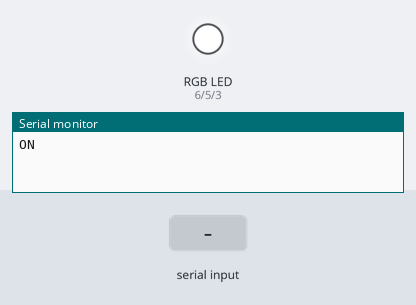
This sketch was run on a simulated Arduino Uno, built with avr-gcc and run on an emulated ATmega328P. On the bench: an RGB LED mixed from three pins (HIGH = lit), the last lines printed to the serial monitor. The inputs (shaded band) are chosen by the test bench. Dim RGB values are drawn brighter than linear; EEPROM starts erased.

Above: at 1.2 s.
1.3 s: "90,45\n" received over Serial
At 2.5 s:
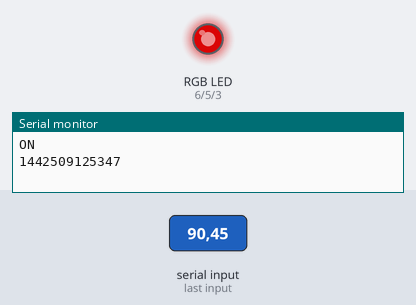
2.9 s: "90\n" received over the second serial link
At 3.9 s:
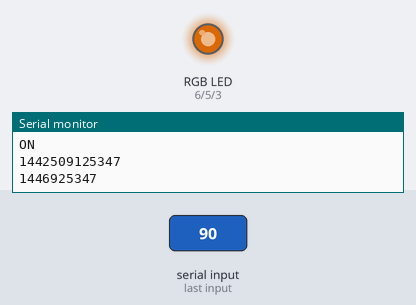
4.4 s: "200\n" received over Serial
At 5.3 s:
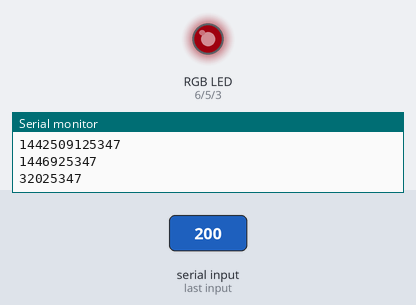
5.9 s: "90\n" received over Serial
At 6.8 s:
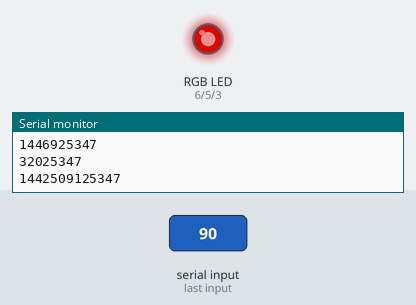
7.4 s: "200\n" received over the second serial link
At 8.2 s:
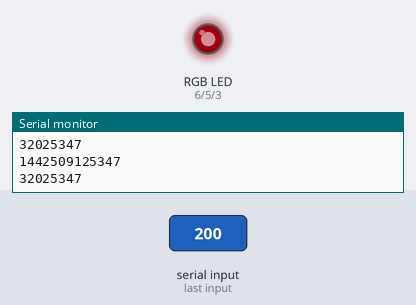
Timing chart, 0 to 9.9 s (numbered marks = the images above; inputs shaded):
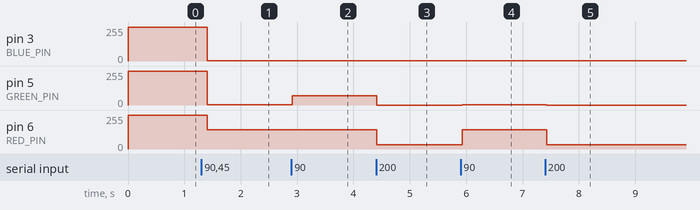

Measured:
- after the input at 1.3 s, pin 3 (BLUE_PIN), pin 5 (GREEN_PIN): 255/255 → 3/255 after 0.10 s; pin 6 (RED_PIN): 255/255 → 144/255 after 0.10 s
- after the input at 2.9 s, pin 5 (GREEN_PIN): 3/255 → 69/255 at once
- after the input at 4.4 s, pin 5 (GREEN_PIN): 69/255 → 0/255 at once; pin 6 (RED_PIN): 144/255 → 32/255 at once
- after the input at 5.9 s, pin 5 (GREEN_PIN): 0/255 → 3/255 at once; pin 6 (RED_PIN): 32/255 → 144/255 at once
- after the input at 7.4 s, pin 5 (GREEN_PIN): 3/255 → 0/255 at once; pin 6 (RED_PIN): 144/255 → 32/255 at once

The sketch:

sketch_jun11b.ino
```cpp
#include <SoftwareSerial.h>
#include <EEPROM.h>
#define BL_RX_PIN 8
#define BL_TX_PIN 9
#define BLUE_PIN 3
#define GREEN_PIN 5
#define RED_PIN 6
#define MAX_DATA_SIZE 8 //16 bytes

int byteIndex = 0;
char inputBuffer[MAX_DATA_SIZE];

char redValue = 0;
char greenValue = 0;
char blueValue = 0;

SoftwareSerial MyBlue(BL_RX_PIN, BL_RX_PIN); // RX | TX

void readBluetoothData()
{
  if( MyBlue.available() > 0 )
  {
     while(MyBlue.available() > 0)
     {
        inputBuffer[byteIndex] = MyBlue.read();
        byteIndex++;
     }
     hexToRGB(inputBuffer);
     writeColor();
     //printReceivedData();
     writeColorEEPROM();
  }
  byteIndex = 0;
}

void writeColorEEPROM() {
   EEPROM.write(0, redValue);
   EEPROM.write(1, greenValue);
   EEPROM.write(2, blueValue);
}

void readColorEEPROM() {
   redValue = EEPROM.read(0);
   greenValue = EEPROM.read(1);
   blueValue = EEPROM.read(2);
}

void readSerialData()
{
  if( Serial.available() > 0)
  {
     clearInputBuffer();
     while(Serial.available() > 0)
     {
        inputBuffer[byteIndex] = Serial.read();
        byteIndex++;
     }
     hexToRGB(inputBuffer);
     writeColor();
     //printReceivedData();
     writeColorEEPROM();
  }
  byteIndex = 0;
}

void hexToRGB(char *hex) {

int r, g, b;
sscanf(hex, "%02x%02x%02x", &r, &g, &b);


  redValue =  r;
  greenValue =  g;
  blueValue = b;

  Serial.print((int)r);
  Serial.print((int)g);
  Serial.println((int)b);
}

void writeColor() {
  analogWrite(RED_PIN, redValue);
  analogWrite(GREEN_PIN, greenValue);
  analogWrite(BLUE_PIN, blueValue);
}

void clearInputBuffer()
{
  for(int i = 0; i < MAX_DATA_SIZE; i++)
    inputBuffer[i] = -1;
}

void printReceivedData()
{
    for(int i = 0; i < MAX_DATA_SIZE; i++)
    {
      Serial.print(inputBuffer[i]);
    }
    Serial.println("");

}

void setup() {
  pinMode(RED_PIN, OUTPUT);
  pinMode(GREEN_PIN, OUTPUT);
  pinMode(BLUE_PIN, OUTPUT);
  analogWrite(RED_PIN, 0);
  analogWrite(GREEN_PIN, 0);
  analogWrite(BLUE_PIN, 0);

  Serial.begin(9600); //This pipes to the serial monitor
  MyBlue.begin(9600);
  //while(!Serial);
  Serial.println("ON");
  readColorEEPROM();
  writeColor();
}
void loop() {
  readSerialData();
  readBluetoothData();
  delay(100);
}
```
